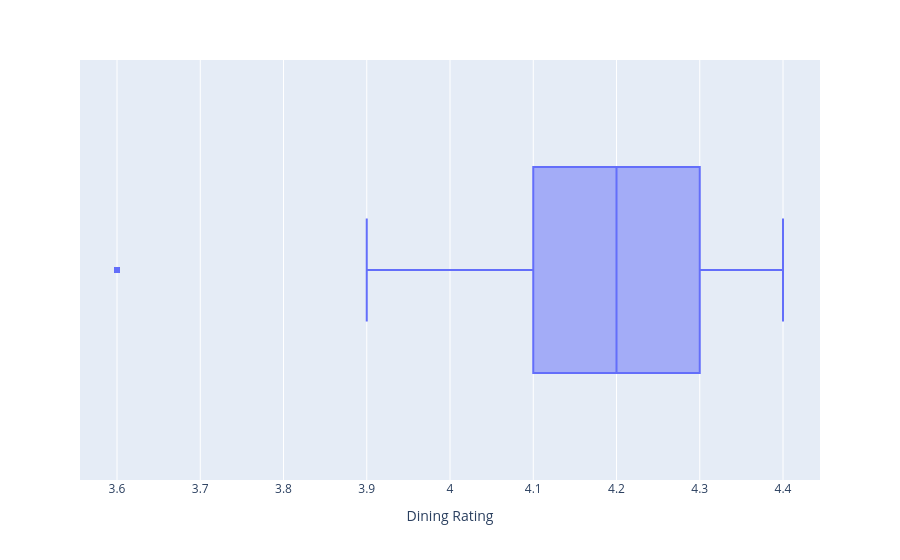

Notebook code cell kept with this figure:
### Code cell
fig=px.box(data_frame=z2,x='Dining Rating')
fig.show()

### Figure 1 — Plotly figure (JSON) as saved in the notebook; plotly's stock layout.template omitted (floating-point values rounded to 4 significant figures; data arrays with more than 128 entries replaced by an {"elided": "..."} marker saying what was removed)
{"data": [{"alignmentgroup": "True", "hovertemplate": "Dining Rating=%{x}<extra></extra>", "legendgroup": "", "marker": {"color": "#636efa"}, "name": "", "notched": false, "offsetgroup": "", "orientation": "h", "showlegend": false, "type": "box", "x": {"elided": "900 float values"}, "x0": " ", "xaxis": "x", "y0": " ", "yaxis": "y"}], "layout": {"boxmode": "group", "legend": {"tracegroupgap": 0}, "margin": {"t": 60}, "xaxis": {"anchor": "y", "domain": [0, 1], "title": {"text": "Dining Rating"}}, "yaxis": {"anchor": "x", "domain": [0, 1]}}}
